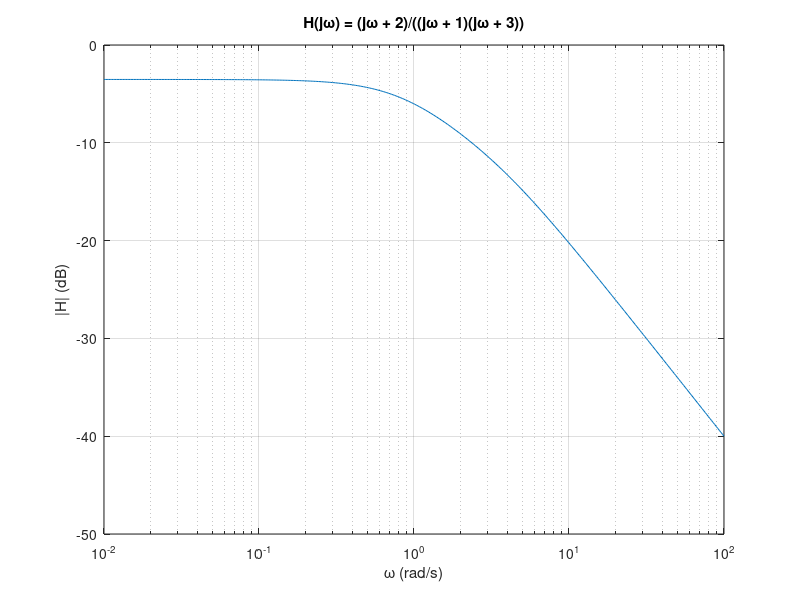

This chart was generated by the following MATLAB code: (Note: this script raises an error after producing the figure.)
% Signals and Systems — Frequency Response of LCCDE Systems
%title: Frequency Response from the Equation
%ar-title: الاستجابة الترددية من المعادلة
%lesson: ss-ch4-6
%course: signals-systems

%% H(jw) from the coefficients
%ar: y'' + 4y' + 3y = x' + 2x. نستبدل d/dt بـ jω: H = (jω + 2)/((jω)² + 4jω + 3). polyval يحسب كثيرة الحدود بقيمة مركبة.
b = [1 2]; a = [1 4 3];
w = logspace(-2, 2, 400); s = 1j*w;
H = polyval(b, s)./polyval(a, s);
semilogx(w, 20*log10(abs(H))); grid on; xlabel('\omega (rad/s)'); ylabel('|H| (dB)'); title('H(j\omega) = (j\omega + 2)/((j\omega + 1)(j\omega + 3))')

%% Partial fractions with residue
%ar: residue(b, a) يعطي البواقي r والأقطاب p: H = Σ r/(s − p). ومنها h(t) = Σ r e^{pt}. للمثال: ½ عند −1 و −3.
[r, p] = residue(b, a);
fprintf('pole %g: residue %g\n', [p.'; r.'])
t = linspace(0, 5, 6); hcalc = real(r.' * exp(p*t));
fprintf('h(t) = 0.5e^{-t} + 0.5e^{-3t} -> max error %.2e\n', max(abs(hcalc - (0.5*exp(-t) + 0.5*exp(-3*t)))))
%check: max(abs(hcalc - (0.5*exp(-t) + 0.5*exp(-3*t)))) < 1e-12

%% The discrete system with filter
%ar: y[n] − ¾y[n−1] + ⅛y[n−2] = 2x[n]. filter(2, [1 −3/4 1/8], δ) يعطي h[n]، ونقارن بـ 4(½)^n − 2(¼)^n. ثم الخرج لـ x = (¼)^n.
n = 0:20; d = double(n == 0);
h = filter(2, [1 -3/4 1/8], d);
fprintf('h error = %.2e\n', max(abs(h - (4*0.5.^n - 2*0.25.^n))))
y = filter(2, [1 -3/4 1/8], 0.25.^n);
yf = 8*0.5.^n - 4*0.25.^n - 2*(n + 1).*0.25.^n;
fprintf('y error = %.2e\n', max(abs(y - yf)))
%check: max(abs(h - (4*0.5.^n - 2*0.25.^n))) < 1e-12 && max(abs(y - yf)) < 1e-12

%%! Project idea: a Bode plotter without toolboxes
%ar: مشروع: دالة bodeplot(b, a) ترسم المقدار بالـ dB والطور لأي نظام من معاملاته فقط. Control System Toolbox فيه bode، لكن هذه تعمل في كل مكان وتفهم ما يحدث داخلها.
my_bode([1 2], [1 4 3]);

function my_bode(b, a)
    w = logspace(-2, 3, 500); H = polyval(b, 1j*w)./polyval(a, 1j*w);
    figure; subplot(2,1,1); semilogx(w, 20*log10(abs(H))); grid on; ylabel('dB'); title('Bode plot')
    subplot(2,1,2); semilogx(w, angle(H)*180/pi); grid on; ylabel('deg'); xlabel('\omega (rad/s)')
end
